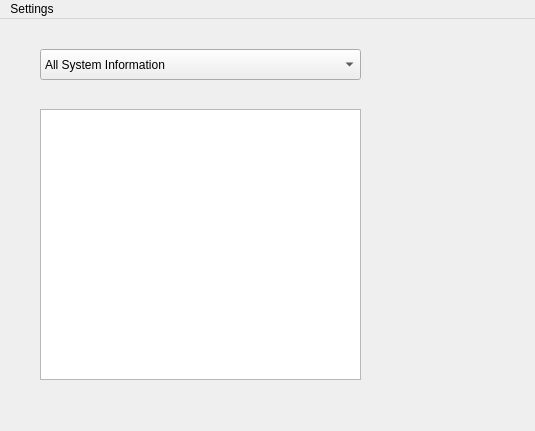
<?xml version="1.0" encoding="UTF-8"?>
<ui version="4.0">
 <class>Client</class>
 <widget class="QMainWindow" name="Client">
  <property name="geometry">
   <rect>
    <x>0</x>
    <y>0</y>
    <width>535</width>
    <height>431</height>
   </rect>
  </property>
  <property name="maximumSize">
   <size>
    <width>535</width>
    <height>431</height>
   </size>
  </property>
  <property name="font">
   <font>
    <pointsize>9</pointsize>
   </font>
  </property>
  <property name="windowTitle">
   <string>Client</string>
  </property>
  <widget class="QWidget" name="centralWidget">
   <widget class="QComboBox" name="comboBox">
    <property name="geometry">
     <rect>
      <x>40</x>
      <y>30</y>
      <width>321</width>
      <height>31</height>
     </rect>
    </property>
    <item>
     <property name="text">
      <string>All System Information</string>
     </property>
    </item>
    <item>
     <property name="text">
      <string>Hard Disk Information</string>
     </property>
    </item>
    <item>
     <property name="text">
      <string>CPU Informatiion</string>
     </property>
    </item>
    <item>
     <property name="text">
      <string>RAM Information</string>
     </property>
    </item>
    <item>
     <property name="text">
      <string>Network Information</string>
     </property>
    </item>
    <item>
     <property name="text">
      <string>Process Information</string>
     </property>
    </item>
   </widget>
   <widget class="QLabel" name="label">
    <property name="geometry">
     <rect>
      <x>410</x>
      <y>30</y>
      <width>100</width>
      <height>100</height>
     </rect>
    </property>
    <property name="minimumSize">
     <size>
      <width>100</width>
      <height>100</height>
     </size>
    </property>
    <property name="maximumSize">
     <size>
      <width>60</width>
      <height>60</height>
     </size>
    </property>
    <property name="text">
     <string/>
    </property>
    <property name="pixmap">
     <pixmap resource="QtGuiApplication2.qrc">:/Client/hardware-57-1105855.webp</pixmap>
    </property>
    <property name="scaledContents">
     <bool>true</bool>
    </property>
   </widget>
   <widget class="QTextEdit" name="textEdit">
    <property name="enabled">
     <bool>true</bool>
    </property>
    <property name="geometry">
     <rect>
      <x>40</x>
      <y>90</y>
      <width>321</width>
      <height>271</height>
     </rect>
    </property>
    <property name="font">
     <font>
      <pointsize>9</pointsize>
     </font>
    </property>
    <property name="autoFillBackground">
     <bool>false</bool>
    </property>
    <property name="readOnly">
     <bool>true</bool>
    </property>
   </widget>
   <widget class="QTableWidget" name="tableWidget">
    <property name="geometry">
     <rect>
      <x>40</x>
      <y>90</y>
      <width>321</width>
      <height>271</height>
     </rect>
    </property>
   </widget>
  </widget>
  <widget class="QMenuBar" name="menuBar">
   <property name="geometry">
    <rect>
     <x>0</x>
     <y>0</y>
     <width>535</width>
     <height>26</height>
    </rect>
   </property>
   <widget class="QMenu" name="menuSettings">
    <property name="title">
     <string>Settings</string>
    </property>
    <addaction name="actionChange_settings"/>
   </widget>
   <addaction name="menuSettings"/>
  </widget>
  <action name="actionChange_settings">
   <property name="checkable">
    <bool>false</bool>
   </property>
   <property name="text">
    <string>Change settings</string>
   </property>
  </action>
 </widget>
 <layoutdefault spacing="6" margin="11"/>
 <resources>
  <include location="QtGuiApplication2.qrc"/>
 </resources>
 <connections/>
</ui>
